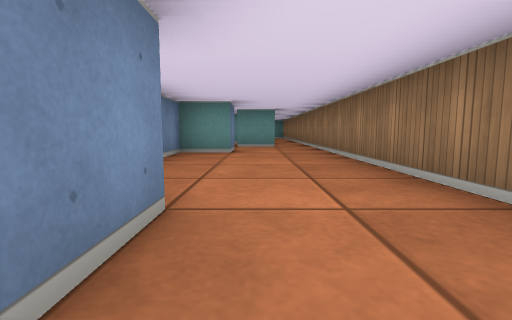
[1] (above)

13 first-person views from a walk through a cub3D ray-caster map. The camera is about half as high as the walls, tilts 6° down and sees 85° across. The floor is counted in squares. Each view is taken from the middle of a square. On the plan, view 1 faces up. The plan holds only what a view shows up to about 9 squares ahead; the rest is blank.

[2]
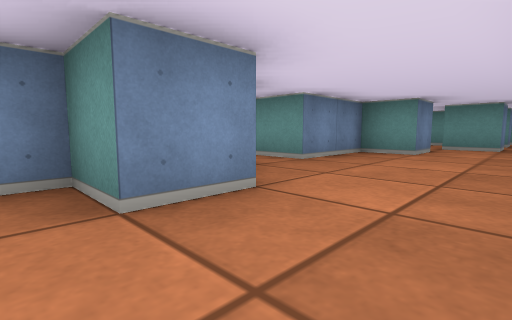

[3]
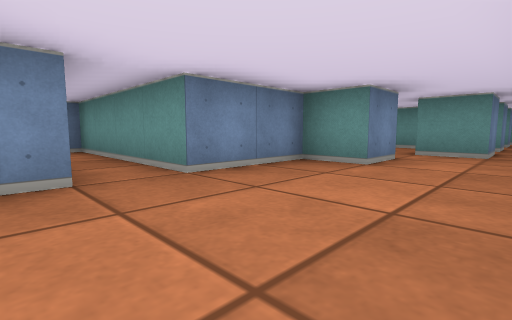

[4]
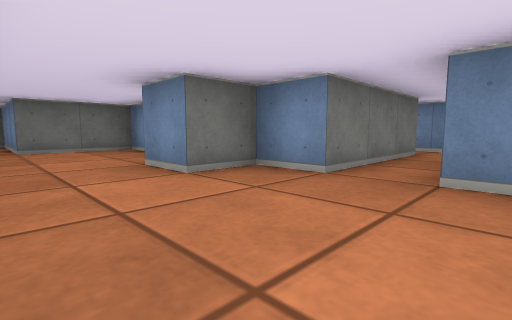

[5]
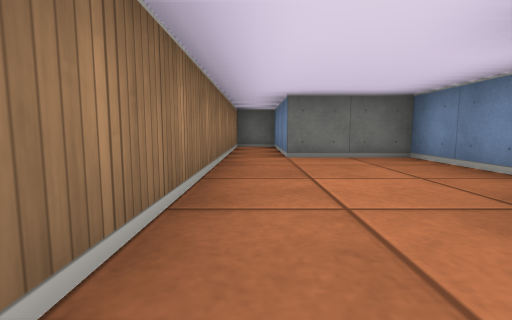

[6]
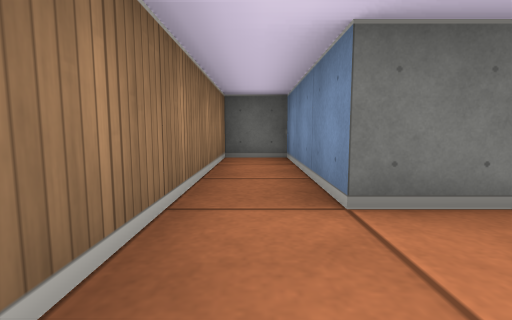

[7]
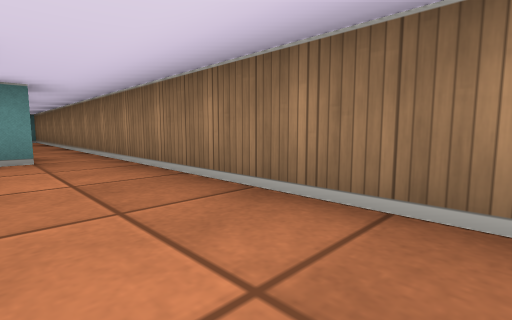

[8]
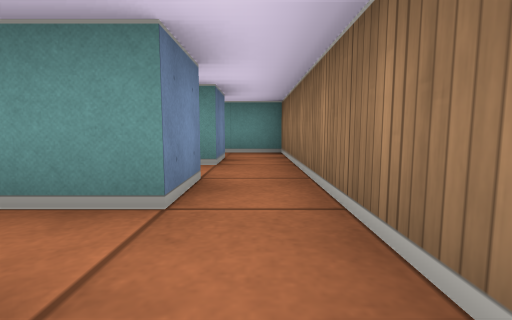

[9]
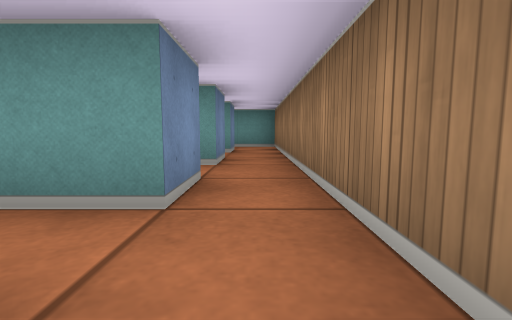

[10]
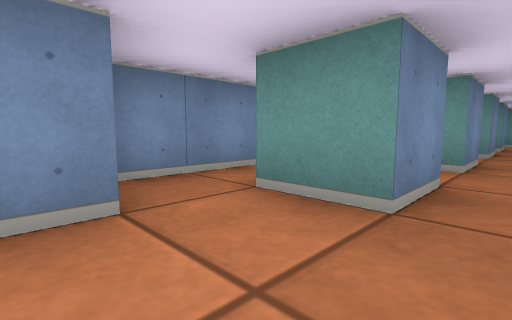

[11]
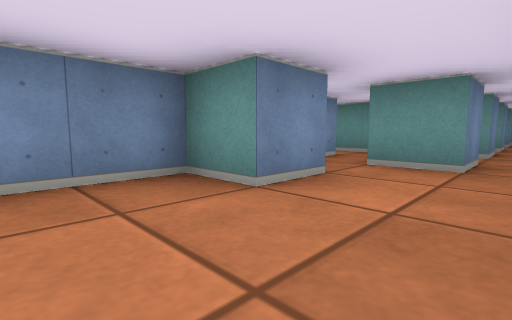

[12]
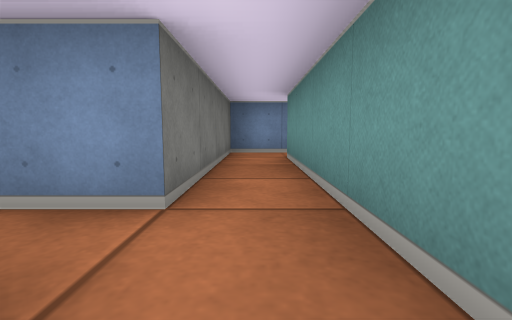

[13]
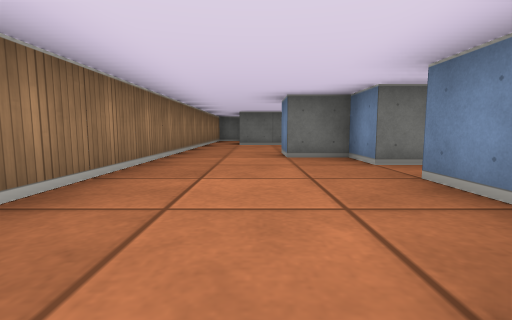

### Floor plan
Points are (right, up) in squares from view 1. A wall is a line through its corners. A room is listed if a view was taken in it or the views show most of it. See-through windows are left out.
Room 1 (views 1, 2, 3, 4, 5, 6, 7, 8, 9, 10, 11, 12, 13)
walls: (-0.5, 6.6) (-0.5, 5.5) (-1.5, 5.5) (-1.5, 3.5) (-4.5, 3.5); (0.5, 8.6) (0.5, 7.5) (-0.5, 7.5); (-4.6, 2.5) (-1.5, 2.5) (-1.5, 1.5) (-0.5, 1.5) (-0.5, 0.5) (-1.5, 0.5) (-1.5, -2.5) (0.5, -2.5) (0.5, -5.5) (1.5, -5.5) (1.5, 10.5); (0.5, 10.6) (0.5, 9.5) (-4.5, 9.5); (-5.5, 9.6) (-5.5, 8.5) (-1.5, 8.5) (-1.5, 6.8)
ways out: opening at (-5, 9); opening at (-4, 3); opening at (1, 10)

Positions as (right, up) in squares from view 1, and headings:
1: (0, 0), facing up
2: (1, 0), facing up-left
3: (1, 2), facing up-left
4: (1, 4), facing down-left
5: (1, 2), facing down
6: (1, -1), facing down
7: (0, 3), facing up-right
8: (1, 10), facing up
9: (1, 8), facing up
10: (1, 6), facing up-left
11: (1, 4), facing up-left
12: (0, 9), facing left
13: (0, 6), facing down
